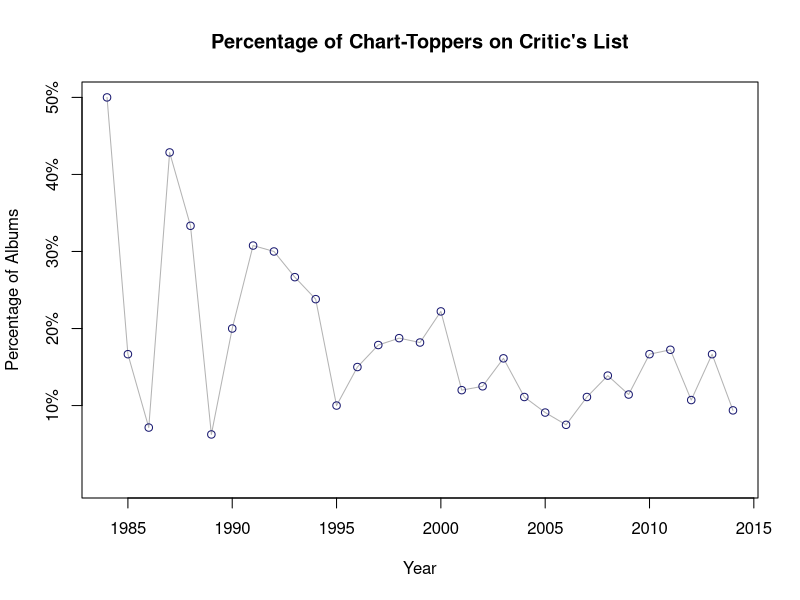
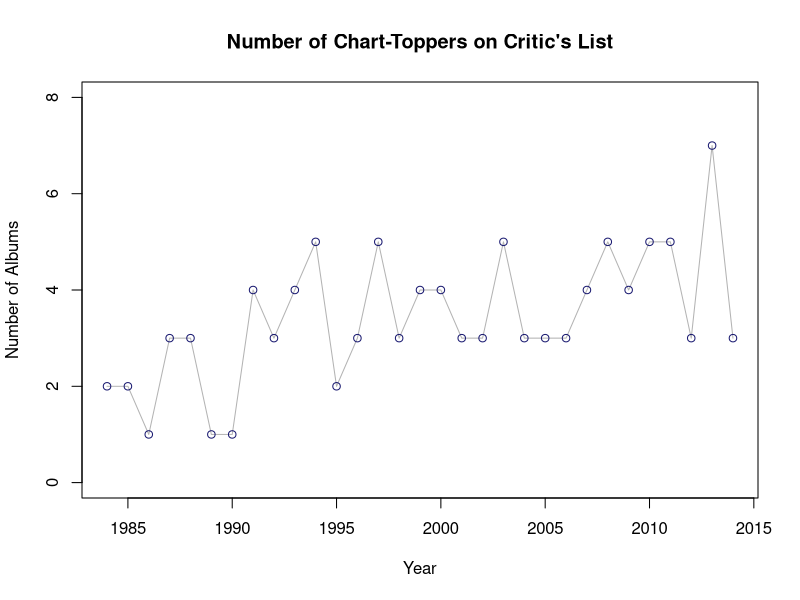

Write R code to recreate these figures, in order.
## ---- chunk 1
setwd("C:/Users/Seth/Documents/bandatablog/shiny1/")

#pazz and jop
pjM <- read.csv("data/pazz and jop 1974-2014.csv", stringsAsFactors=F)
#Billboard 200
wnoM <- read.csv("data/BB200 weekly number ones.csv", stringsAsFactors=F)
wnoM$date <- as.Date(wnoM$date, "%Y-%m-%d")
wnoMnd <- read.csv("data/BB200 no duplicates.csv", stringsAsFactors=F)
wnoMnd$date <- as.Date(wnoMnd$date, "%Y-%m-%d")
#Billboard Country
coM <- read.csv("data/country weekly number ones.csv", stringsAsFactors=F)
coM$date <- as.Date(coM$date, "%Y-%m-%d")
coMnd <- read.csv("data/country no duplicates.csv", stringsAsFactors=F)
coMnd$date <- as.Date(coMnd$date, "%Y-%m-%d")
#Billboard R and B
rbM <- read.csv("data/r and b weekly number ones.csv", stringsAsFactors=F)
rbM$date <- as.Date(rbM$date, "%Y-%m-%d")
rbMnd <- read.csv("data/r and b no duplicates.csv", stringsAsFactors=F)
rbMnd$date <- as.Date(rbMnd$date, "%Y-%m-%d")

#BILLBOARD 200
year <- "1983"
yearStats <- data.frame()
for (i in 1:31) {
    year <- (as.character(as.numeric(year)+1))
    indices <- wnoMnd$index[substring(wnoMnd$date, 1, 4)==year]
    yearStats[i,1] <- year
    yearStats[i,2] <- length(indices[indices>0]) / length(indices)
    yearStats[i,3] <- length(indices[indices>0])
    yearStats[i,4] <- length(indices)
    ya <- wnoMnd[substring(wnoMnd$date, 1, 4)==year,]
    weeks <- rep(0, nrow(ya))
    ya <- cbind(ya, weeks)
    for (j in 1:nrow(ya)) {
        ya[j,5] <- nrow(wnoM[ya[j,2]==wnoM[,2] & ya[j,3]==wnoM[,3],])
    }
    yearStats[i, 5] <- round(mean(ya$weeks),1)
    yearStats[i, 6] <- max(ya$weeks)
}
names(yearStats) <- c("year", "percentage", "critPicks", "total", "avgWeeks", "mostWeeks")

# COUNTRY
year <- "1983"
coYearStats <- data.frame()
for (i in 1:31) {
    year <- (as.character(as.numeric(year)+1))
    indices <- coMnd$index[substring(coMnd$date, 1, 4)==year]
    coYearStats[i,1] <- year
    coYearStats[i,2] <- length(indices[indices>0]) / length(indices)
    coYearStats[i,3] <- length(indices[indices>0])
    coYearStats[i,4] <- length(indices)
    ya <- coMnd[substring(coMnd$date, 1, 4)==year,]
    weeks <- rep(0, nrow(ya))
    ya <- cbind(ya, weeks)
    for (j in 1:nrow(ya)) {
        ya[j,5] <- nrow(coM[ya[j,2]==coM[,2] & ya[j,3]==coM[,3],])
    }
    coYearStats[i, 5] <- round(mean(ya$weeks),1)
    coYearStats[i, 6] <- max(ya$weeks)
}
coYearStats[1,2:6] <- NA
names(coYearStats) <- c("year", "percentage", "critPicks", "total", "avgWeeks", "mostWeeks")


# R&B
year <- "1983"
rbYearStats <- data.frame()
for (i in 1:31) {
    year <- (as.character(as.numeric(year)+1))
    indices <- rbMnd$index[substring(rbMnd$date, 1, 4)==year]
    rbYearStats[i,1] <- year
    rbYearStats[i,2] <- length(indices[indices>0]) / length(indices)
    rbYearStats[i,3] <- length(indices[indices>0])
    rbYearStats[i,4] <- length(indices)
    ya <- rbMnd[substring(rbMnd$date, 1, 4)==year,]
    weeks <- rep(0, nrow(ya))
    ya <- cbind(ya, weeks)
    for (j in 1:nrow(ya)) {
        ya[j,5] <- nrow(rbM[ya[j,2]==rbM[,2] & ya[j,3]==rbM[,3],])
    }
    rbYearStats[i, 5] <- round(mean(ya$weeks),1)
    rbYearStats[i, 6] <- max(ya$weeks)
}
rbYearStats[1,2:6] <- NA
names(rbYearStats) <- c("year", "percentage", "critPicks", "total", "avgWeeks", "mostWeeks")

### RANDY VS. GARTH VS. TAYLOR
year <- "1983"
RanGarTayStats <- data.frame()
for (i in 1:31) {
    year <- (as.character(as.numeric(year)+1))
    coMy <- coM[substring(coM$date, 1, 4)==year,]
    RanGarTayStats[i,1] <- year
    RanGarTayStats[i,2] <- round(length(grep("Randy Travis", coMy$artist)) / 52, 3)
    RanGarTayStats[i,3] <- round(length(grep("Garth Brooks", coMy$artist)) / 52, 3)
    RanGarTayStats[i,4] <- round(length(grep("Taylor Swift", coMy$artist)) / 52, 3)
}
RanGarTayStats[1,2:4] <- NA
names(RanGarTayStats) <- c("year", "Randy", "Garth", "Taylor")

pickAYear <- function(year) {
    pickedYear <- wnoMnd[substring(wnoMnd$date, 1, 4)==year & wnoMnd$index>0, ]
    pickedYear
}

yearBoth <- function(year, chart) {
    if(chart==1) {
        chart <- wnoMnd
    } else if (chart==2) {
        chart <- coMnd
    } else if (chart==3) {
        chart <- rbMnd
    }
    both <- chart[substring(chart$date, 1, 4)==year & chart$index>0, ]
    albums <- character()
    for (i in 1:nrow(both)) {
        albums[i] <- paste(both[i,2], "\n\t- ", both[i,3], "\n", sep="")
    }
    albums
}

yearBB <- function(year, chart) {
    if(chart==1) {
        chart <- wnoMnd
    } else if (chart==2) {
        chart <- coMnd
    } else if (chart==3) {
        chart <- rbMnd
    }
    BB <- chart[substring(chart$date, 1, 4)==year & chart$index==0, ]
    albums <- character()
    for (i in 1:nrow(BB)) {
        albums[i] <- paste(BB[i,2], "\n\t- ", BB[i,3], "\n", sep="")
    }
    albums
}

weeksTop5 <- function(year, chart) {
    if(chart==1) {
        chart <- wnoM
        chartnd <- wnoMnd
    } else if (chart==2) {
        chart <- coM
        chartnd <- coMnd
    } else if (chart==3) {
        chart <- rbM
        chartnd <- rbMnd
    }
    ya <- chartnd[substring(chartnd$date, 1, 4)==year,]
    weeks <- rep(0, nrow(ya))
    ya <- cbind(ya, weeks)
    for (j in 1:nrow(ya)) {
        ya[j,5] <- nrow(chart[ya[j,2]==chart[,2] & ya[j,3]==chart[,3],])
    }
    ya <- ya[order(ya$weeks, decreasing=T),]
    top5 <- character()
    for (i in 1:5) {
        top5[i] <- paste(ya[i,5], " weeks:", "\n   ", ya[i,2], "\n   \t- ", ya[i,3], "\n", sep="")
    }
    top5
}

weeksAvg <- function(year, chart) {
    if(chart==1) {
        chart <- yearStats
    } else if (chart==2) {
        chart <- coYearStats
    } else if (chart==3) {
        chart <- rbYearStats
    }
    chart <- chart[chart$year==year,]
    avg <- chart$avgWeeks
    as.character(avg)
}

## ---- chunk 2
plot(yearStats$year, yearStats$percentage, 
                 type="n", main="Percentage of Chart-Toppers on Critic's List",
                 xlab="Year", ylab="Percentage of Albums", ylim=c(0,.5), yaxt="n")
            axis(2, at=c(.1, .2, .3, .4, .5), lab=c("10%", "20%", "30%", "40%", "50%"))

lines(yearStats$year, yearStats$percentage, col="gray70")
points(yearStats$year, yearStats$percentage, col="midnightblue")
## ---- chunk 3
plot(yearStats$year, yearStats$critPicks, 
                 type="n", main="Number of Chart-Toppers on Critic's List",
                 xlab="Year", ylab="Number of Albums", ylim=c(0,8))
lines(yearStats$year, yearStats$critPicks, col="gray70")
points(yearStats$year, yearStats$critPicks, col="midnightblue")
